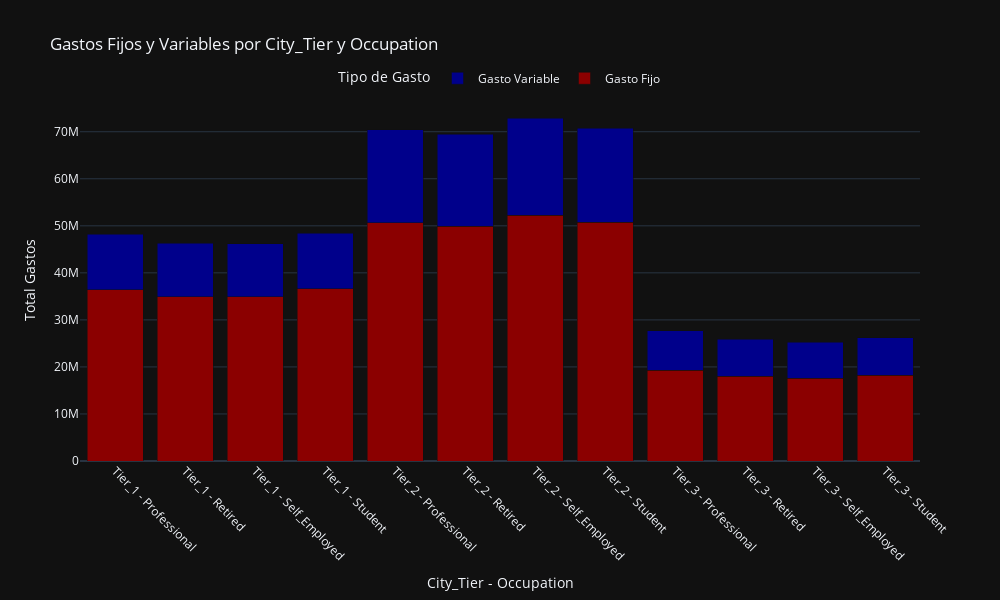

Write notebook code for a chart like this one.
### Code cell
import plotly.graph_objects as go
import pandas as pd
 
# Agrupar los datos por City_Tier y Occupation y calcular la suma de Gastos_Fijos y Gastos_Variables
gastos_por_city_tier_occupation = df.groupby(['City_Tier', 'Occupation'])[['Gasto_Fijo', 'Gastos_variables']].sum().reset_index()
 
# Crear una lista con las combinaciones de City_Tier y Occupation como etiquetas
labels = gastos_por_city_tier_occupation['City_Tier'] + " - " + gastos_por_city_tier_occupation['Occupation']
 
# Crear el gráfico de barras apiladas con fondo negro
fig = go.Figure()
 
# Añadir barras para Gastos Fijos
fig.add_trace(go.Bar(
    x=labels,
    y=gastos_por_city_tier_occupation['Gasto_Fijo'],
    name='Gasto Fijo',
    marker_color='#8B0000'  # Rojo oscuro
))
 
# Añadir barras para Gastos Variables
fig.add_trace(go.Bar(
    x=labels,
    y=gastos_por_city_tier_occupation['Gastos_variables'],
    name='Gasto Variable',
    marker_color='#00008B'  # Azul oscuro
))
 
# Personalizar el diseño del gráfico
fig.update_layout(
    barmode='stack',  # Barras apiladas
    title='Gastos Fijos y Variables por City_Tier y Occupation',
    xaxis_title='City_Tier - Occupation',
    yaxis_title='Total Gastos',
    template='plotly_dark',  # Tema oscuro
    width=1000,  # Ancho del gráfico
    height=600,  # Altura del gráfico
    legend=dict(
        title='Tipo de Gasto',
        orientation="h",  # Leyenda horizontal
        yanchor="bottom",
        y=1.02,
        xanchor="center",
        x=0.5
    )
)
 
# Ajustar las etiquetas del eje X
fig.update_xaxes(tickangle=45)
 
# Mostrar el gráfico
fig.show()

### Figure 1 — Plotly figure (JSON) as saved in the notebook; plotly's stock layout.template omitted (floating-point values rounded to 4 significant figures)
{"data": [{"marker": {"color": "#8B0000"}, "name": "Gasto Fijo", "type": "bar", "x": ["Tier_1 - Professional", "Tier_1 - Retired", "Tier_1 - Self_Employed", "Tier_1 - Student", "Tier_2 - Professional", "Tier_2 - Retired", "Tier_2 - Self_Employed", "Tier_2 - Student", "Tier_3 - Professional", "Tier_3 - Retired", "Tier_3 - Self_Employed", "Tier_3 - Student"], "y": [36410000.0, 34910000.0, 34900000.0, 36660000.0, 50680000.0, 49870000.0, 52290000.0, 50772659, 19310000.0, 18000000.0, 17580000.0, 18210000.0]}, {"marker": {"color": "#00008B"}, "name": "Gasto Variable", "type": "bar", "x": ["Tier_1 - Professional", "Tier_1 - Retired", "Tier_1 - Self_Employed", "Tier_1 - Student", "Tier_2 - Professional", "Tier_2 - Retired", "Tier_2 - Self_Employed", "Tier_2 - Student", "Tier_3 - Professional", "Tier_3 - Retired", "Tier_3 - Self_Employed", "Tier_3 - Student"], "y": [11760000.0, 11360000.0, 11340000.0, 11810000.0, 19750000.0, 19580000.0, 20630000.0, 20010000.0, 8367000.0, 7935000.0, 7683000.0, 7975000.0]}], "layout": {"barmode": "stack", "height": 600, "legend": {"orientation": "h", "title": {"text": "Tipo de Gasto"}, "x": 0.5, "xanchor": "center", "y": 1.02, "yanchor": "bottom"}, "title": {"text": "Gastos Fijos y Variables por City_Tier y Occupation"}, "width": 1000, "xaxis": {"tickangle": 45, "title": {"text": "City_Tier - Occupation"}}, "yaxis": {"title": {"text": "Total Gastos"}}}}
